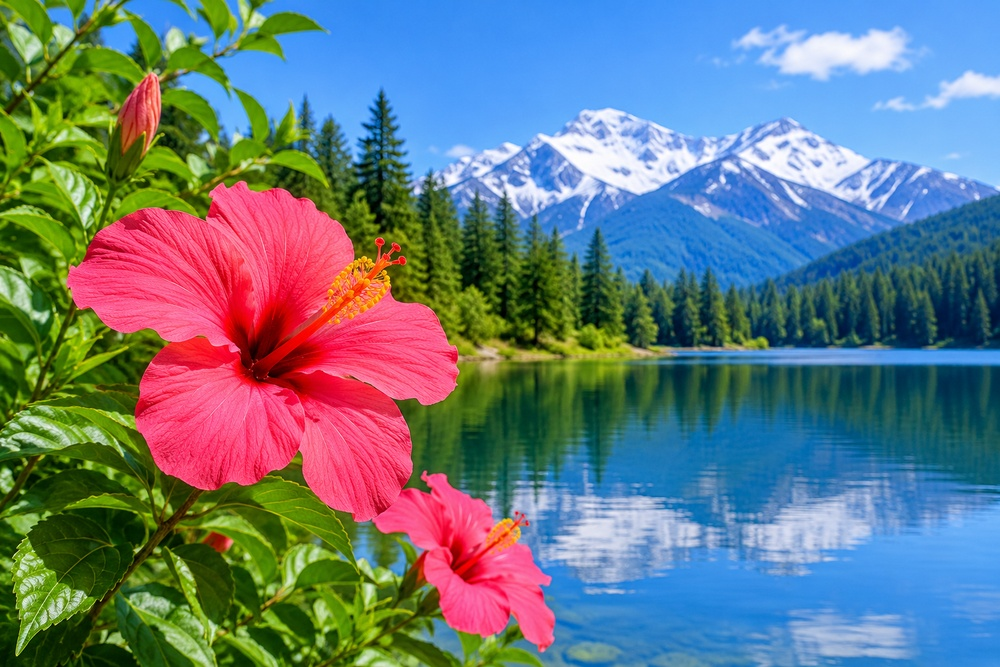
#> input picture image.jpg, 1000 x 667 px, shrunk from 1536 x 1024 before the run
$ jupyter execute ' Gaussian Low-Pass Filter (GLPF).ipynb'
#> lines starting #> are read from the running program, lines starting #| are printed output that depends on the picture
[cell 1]
# Gaussian Low-Pass Filter (GLPF)
import cv2
import numpy as np
import matplotlib.pyplot as plt

image = cv2.imread("image.jpg")
#> image is the input picture: shape (667, 1000, 3); mean B, G, R 128.5, 121, 103.7

if image is None:
    raise FileNotFoundError("Image not found!")

image = cv2.cvtColor(image, cv2.COLOR_BGR2RGB)

hsv = cv2.cvtColor(image, cv2.COLOR_RGB2HSV)
#> hsv: shape (667, 1000, 3); mean H, S, V 91.7, 179, 177.2

H, S, V = cv2.split(hsv)
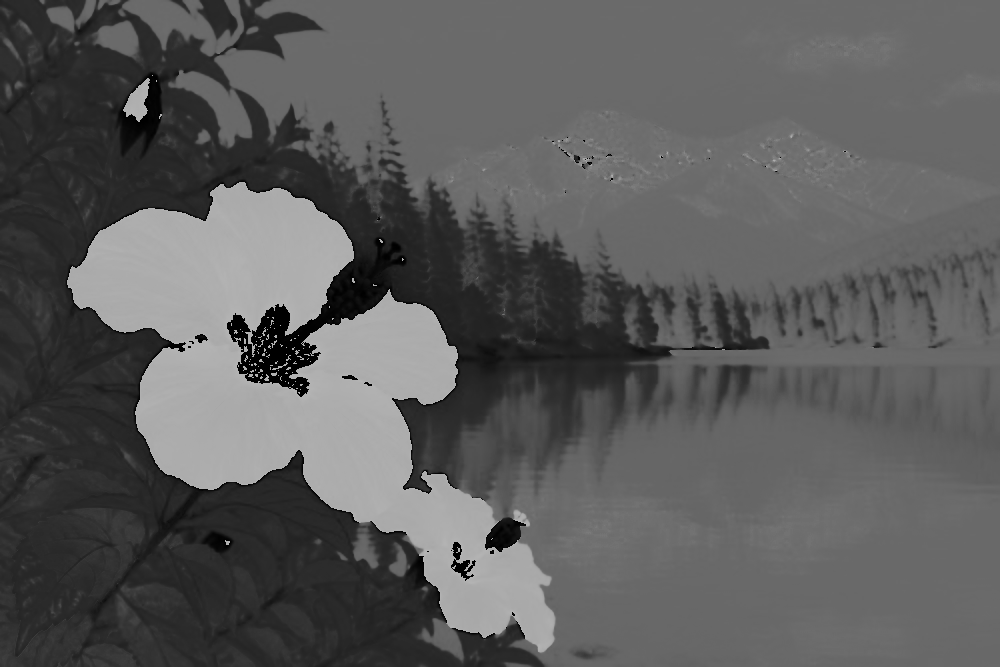
#> H: shape (667, 1000); min 0, max 179, mean 91.7
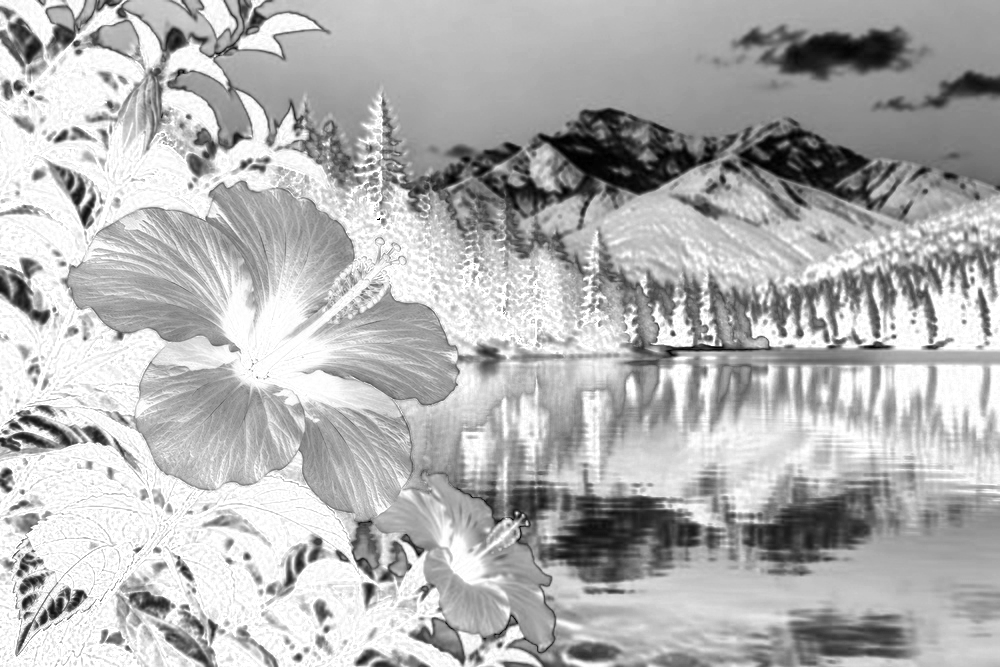
#> S: shape (667, 1000); min 0, max 255, mean 179
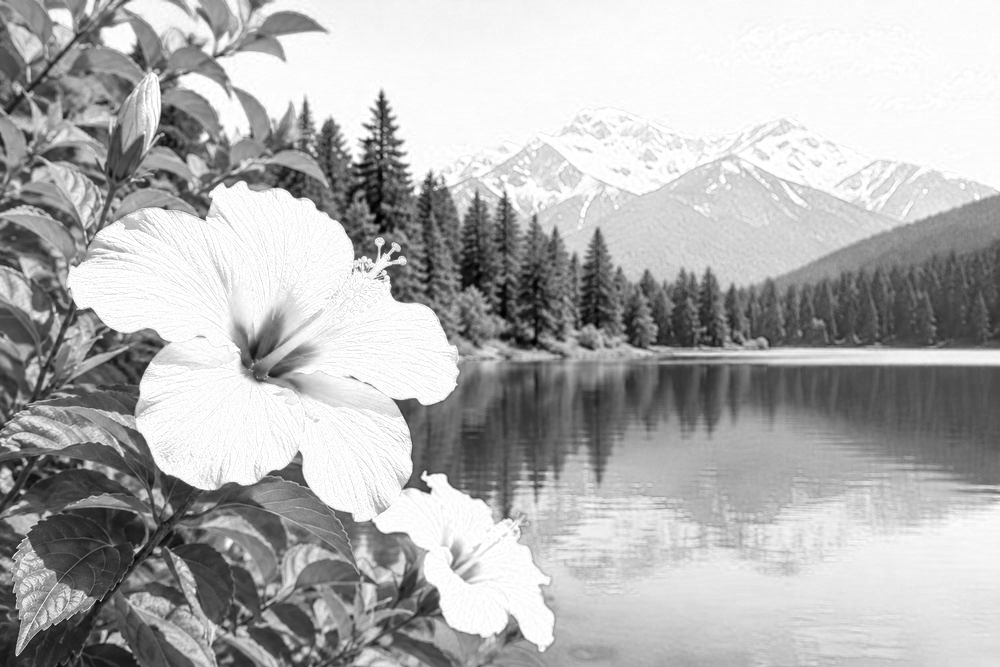
#> V: shape (667, 1000); min 0, max 255, mean 177.2

F = np.fft.fft2(V)
F_shift = np.fft.fftshift(F)

rows, cols = V.shape
#> rows = 667; cols = 1000
crow, ccol = rows // 2, cols // 2
#> crow = 333; ccol = 500

u = np.arange(rows) - crow
#> u = 667 values from -333 to 333
v = np.arange(cols) - ccol
#> v = 1000 values from -500 to 499
U, V_grid = np.meshgrid(v, u)

D = np.sqrt(U**2 + V_grid**2)

D0 = 50

H_filter = np.exp(-(D**2) / (2 * D0**2))

G = F_shift * H_filter

G_ishift = np.fft.ifftshift(G)
img_back = np.fft.ifft2(G_ishift)

filtered_V = np.clip(np.real(img_back), 0, 255)
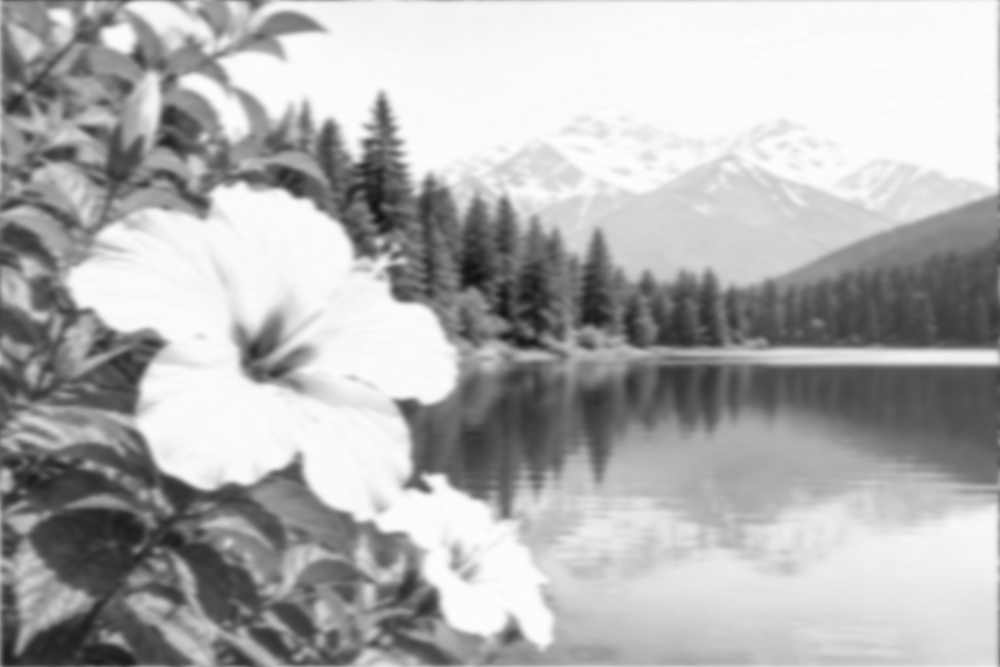
#> filtered_V: shape (667, 1000) float64; min 17.53, max 254.1, mean 177.2
filtered_V = filtered_V.astype(np.uint8)

filtered_hsv = cv2.merge((H, S, filtered_V))
#> filtered_hsv: shape (667, 1000, 3); mean H, S, V 91.7, 179, 176.7

filtered_image = cv2.cvtColor(
    filtered_hsv, cv2.COLOR_HSV2RGB
)
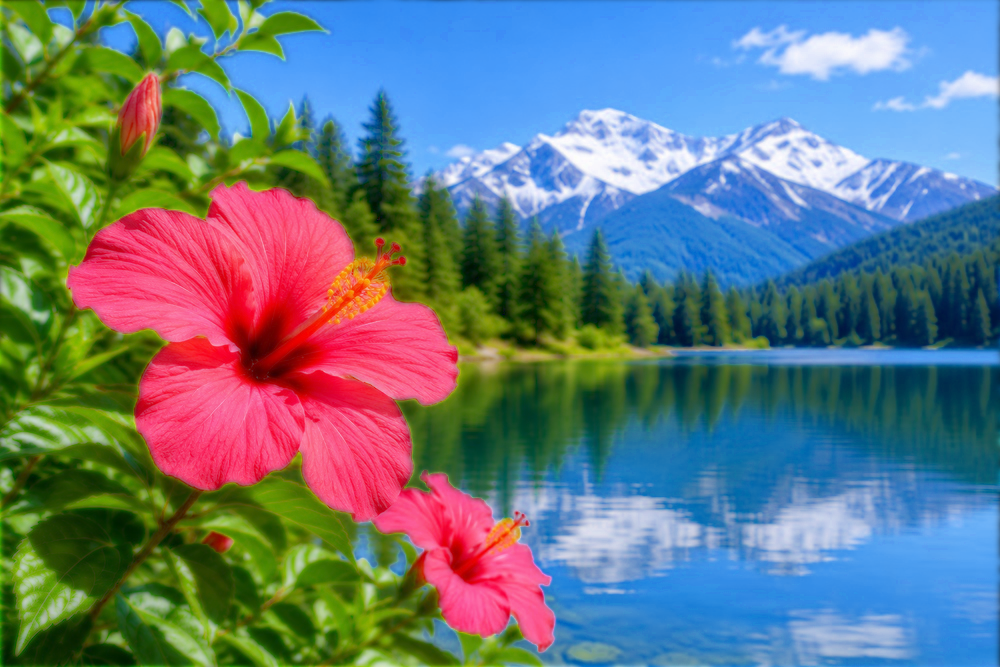
#> filtered_image: shape (667, 1000, 3); mean R, G, B 102.5, 120.6, 127.2

plt.figure(figsize=(15, 5))

plt.subplot(1, 3, 1)
plt.imshow(image)
plt.title("Original Image")
plt.axis("off")

plt.subplot(1, 3, 2)
plt.imshow(H_filter, cmap="gray")
plt.title("Gaussian Low-Pass Filter Mask")
plt.axis("off")

plt.subplot(1, 3, 3)
plt.imshow(filtered_image)
plt.title("GLPF Filtered Image")
plt.axis("off")

plt.tight_layout()
plt.show()
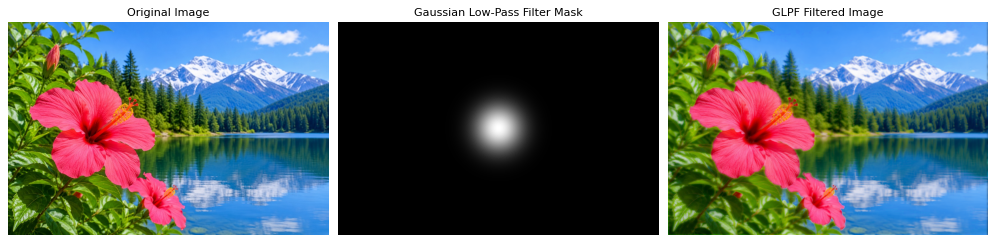
#> figure drawn by matplotlib, 3 panels

cv2.imwrite(
    "GLPF_filtered_image.jpg",
    cv2.cvtColor(filtered_image, cv2.COLOR_RGB2BGR)
)

print("Gaussian Low-Pass Filtering Completed Successfully!")
